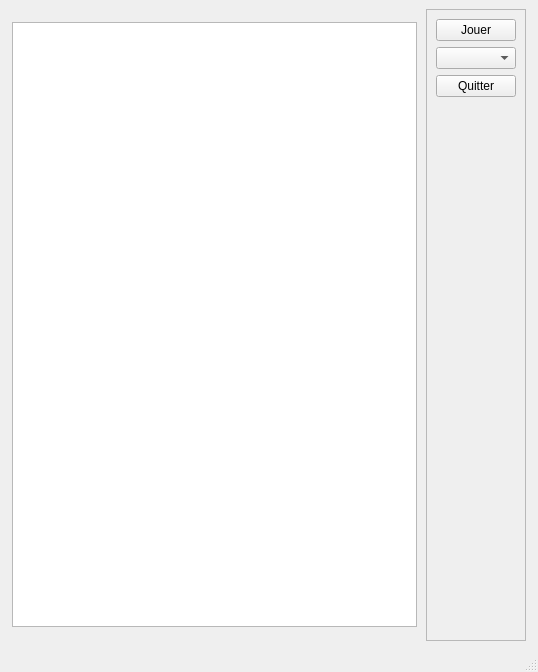
<?xml version="1.0" encoding="UTF-8"?>
<ui version="4.0">
 <class>MainWindow</class>
 <widget class="QMainWindow" name="MainWindow">
  <property name="enabled">
   <bool>true</bool>
  </property>
  <property name="geometry">
   <rect>
    <x>0</x>
    <y>0</y>
    <width>538</width>
    <height>672</height>
   </rect>
  </property>
  <property name="sizePolicy">
   <sizepolicy hsizetype="Fixed" vsizetype="Fixed">
    <horstretch>0</horstretch>
    <verstretch>0</verstretch>
   </sizepolicy>
  </property>
  <property name="maximumSize">
   <size>
    <width>538</width>
    <height>672</height>
   </size>
  </property>
  <property name="windowTitle">
   <string>MainWindow</string>
  </property>
  <property name="toolButtonStyle">
   <enum>Qt::ToolButtonIconOnly</enum>
  </property>
  <widget class="QWidget" name="centralwidget">
   <layout class="QGridLayout" name="gridLayout">
    <item row="0" column="0">
     <widget class="QGraphicsView" name="graphicsView">
      <property name="enabled">
       <bool>true</bool>
      </property>
      <property name="sizePolicy">
       <sizepolicy hsizetype="Fixed" vsizetype="Fixed">
        <horstretch>0</horstretch>
        <verstretch>0</verstretch>
       </sizepolicy>
      </property>
      <property name="minimumSize">
       <size>
        <width>405</width>
        <height>605</height>
       </size>
      </property>
      <property name="sceneRect">
       <rectf>
        <x>200.000000000000000</x>
        <y>300.000000000000000</y>
        <width>400.000000000000000</width>
        <height>600.000000000000000</height>
       </rectf>
      </property>
     </widget>
    </item>
    <item row="0" column="1">
     <widget class="QFrame" name="frame">
      <property name="sizePolicy">
       <sizepolicy hsizetype="Fixed" vsizetype="Expanding">
        <horstretch>0</horstretch>
        <verstretch>0</verstretch>
       </sizepolicy>
      </property>
      <property name="frameShape">
       <enum>QFrame::StyledPanel</enum>
      </property>
      <property name="frameShadow">
       <enum>QFrame::Raised</enum>
      </property>
      <layout class="QVBoxLayout" name="verticalLayout">
       <item>
        <widget class="QPushButton" name="playButton">
         <property name="text">
          <string>Jouer</string>
         </property>
        </widget>
       </item>
       <item>
        <widget class="QComboBox" name="comboBox"/>
       </item>
       <item>
        <widget class="QPushButton" name="quitButton">
         <property name="text">
          <string>Quitter</string>
         </property>
        </widget>
       </item>
       <item>
        <spacer name="verticalSpacer">
         <property name="orientation">
          <enum>Qt::Vertical</enum>
         </property>
         <property name="sizeHint" stdset="0">
          <size>
           <width>20</width>
           <height>40</height>
          </size>
         </property>
        </spacer>
       </item>
      </layout>
     </widget>
    </item>
   </layout>
  </widget>
  <widget class="QMenuBar" name="menubar">
   <property name="geometry">
    <rect>
     <x>0</x>
     <y>0</y>
     <width>538</width>
     <height>27</height>
    </rect>
   </property>
  </widget>
  <widget class="QStatusBar" name="statusbar"/>
 </widget>
 <resources/>
 <connections/>
</ui>
